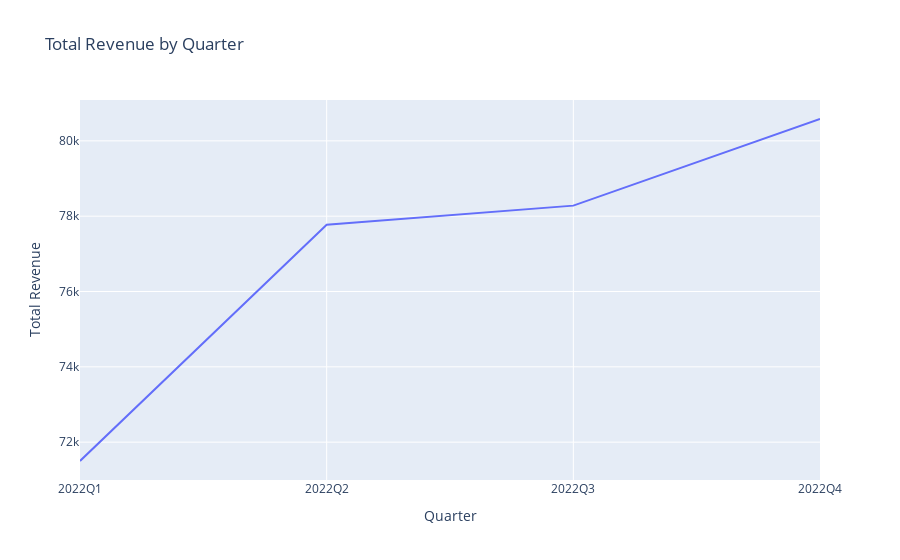

The notebook cell this image was saved under:
### Code cell
# Convert 'date' column to datetime format
data['date'] = pd.to_datetime(data['date'])

# Group by quarters and calculate total revenue
data['quarter'] = data['date'].dt.to_period('Q')
quarterly_revenue = data.groupby('quarter')['revenue'].sum().reset_index()

# Convert quarter to string for display purposes
quarterly_revenue['quarter'] = quarterly_revenue['quarter'].astype(str)

# Plotting using Plotly Express
fig = plx.line(quarterly_revenue, x='quarter', y='revenue', title='Total Revenue by Quarter',
              labels={'quarter': 'Quarter', 'revenue': 'Total Revenue'})

# Show the plot
fig.show()

### Figure 1 — Plotly figure (JSON) as saved in the notebook; plotly's stock layout.template omitted (floating-point values rounded to 4 significant figures)
{"data": [{"hovertemplate": "Quarter=%{x}<br>Total Revenue=%{y}<extra></extra>", "legendgroup": "", "line": {"color": "#636efa", "dash": "solid"}, "marker": {"symbol": "circle"}, "mode": "lines", "name": "", "orientation": "v", "showlegend": false, "type": "scatter", "x": ["2022Q1", "2022Q2", "2022Q3", "2022Q4"], "xaxis": "x", "y": [71500, 77770, 78280, 80580], "yaxis": "y"}], "layout": {"autosize": true, "legend": {"tracegroupgap": 0}, "title": {"text": "Total Revenue by Quarter"}, "xaxis": {"anchor": "y", "autorange": true, "domain": [0, 1], "range": [0, 3], "title": {"text": "Quarter"}, "type": "category"}, "yaxis": {"anchor": "x", "autorange": true, "domain": [0, 1], "range": [71000.0, 81080.0], "title": {"text": "Total Revenue"}, "type": "linear"}}}
